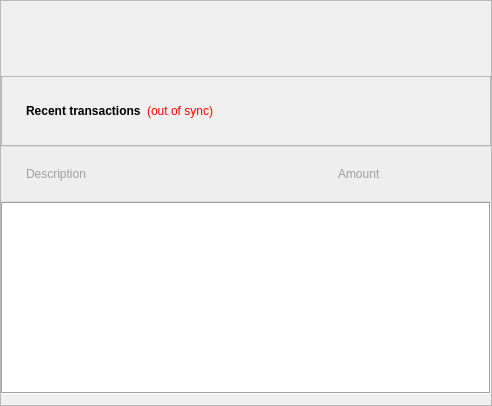
        <widget class="QFrame" name="frame_2">
         <property name="styleSheet">
          <string notr="true"/>
         </property>
         <property name="frameShape">
          <enum>QFrame::StyledPanel</enum>
         </property>
         <property name="frameShadow">
          <enum>QFrame::Raised</enum>
         </property>
         <layout class="QVBoxLayout" name="verticalLayout">
          <property name="spacing">
           <number>0</number>
          </property>
          <property name="leftMargin">
           <number>0</number>
          </property>
          <property name="topMargin">
           <number>0</number>
          </property>
          <property name="rightMargin">
           <number>0</number>
          </property>
          <item>
           <spacer name="verticalSpacer_3">
            <property name="orientation">
             <enum>Qt::Vertical</enum>
            </property>
            <property name="sizeType">
             <enum>QSizePolicy::Fixed</enum>
            </property>
            <property name="sizeHint" stdset="0">
             <size>
              <width>20</width>
              <height>75</height>
             </size>
            </property>
           </spacer>
          </item>
          <item>
           <widget class="QFrame" name="frame_4">
            <property name="styleSheet">
             <string notr="true"/>
            </property>
            <property name="frameShape">
             <enum>QFrame::StyledPanel</enum>
            </property>
            <property name="frameShadow">
             <enum>QFrame::Raised</enum>
            </property>
            <layout class="QHBoxLayout" name="horizontalLayout_7">
             <property name="leftMargin">
              <number>24</number>
             </property>
             <property name="topMargin">
              <number>24</number>
             </property>
             <property name="rightMargin">
              <number>24</number>
             </property>
             <property name="bottomMargin">
              <number>24</number>
             </property>
             <item>
              <widget class="QLabel" name="label_4">
               <property name="font">
                <font>
                 <weight>75</weight>
                 <bold>true</bold>
                </font>
               </property>
               <property name="text">
                <string>Recent transactions</string>
               </property>
              </widget>
             </item>
             <item>
              <widget class="QLabel" name="labelTransactionsStatus">
               <property name="cursor">
                <cursorShape>WhatsThisCursor</cursorShape>
               </property>
               <property name="toolTip">
                <string>The displayed information may be out of date. Your wallet automatically synchronizes with the DWG network after a connection is established, but this process has not completed yet.</string>
               </property>
               <property name="styleSheet">
                <string notr="true">QLabel { color: red; }</string>
               </property>
               <property name="text">
                <string notr="true">(out of sync)</string>
               </property>
               <property name="alignment">
                <set>Qt::AlignRight|Qt::AlignTrailing|Qt::AlignVCenter</set>
               </property>
              </widget>
             </item>
             <item>
              <spacer name="horizontalSpacer">
               <property name="orientation">
                <enum>Qt::Horizontal</enum>
               </property>
               <property name="sizeHint" stdset="0">
                <size>
                 <width>253</width>
                 <height>20</height>
                </size>
               </property>
              </spacer>
             </item>
            </layout>
           </widget>
          </item>
          <item>
           <layout class="QHBoxLayout" name="ltTxHeader" stretch="2,1">
            <property name="spacing">
             <number>0</number>
            </property>
            <property name="leftMargin">
             <number>0</number>
            </property>
            <property name="topMargin">
             <number>0</number>
            </property>
            <property name="rightMargin">
             <number>0</number>
            </property>
            <property name="bottomMargin">
             <number>0</number>
            </property>
            <item>
             <widget class="QFrame" name="frmTxDesc">
              <property name="styleSheet">
               <string notr="true">background-color: #eee; border-top: 1px solid #ddd; border-bottom: 1px solid #ddd;</string>
              </property>
              <property name="frameShape">
               <enum>QFrame::StyledPanel</enum>
              </property>
              <property name="frameShadow">
               <enum>QFrame::Plain</enum>
              </property>
              <layout class="QHBoxLayout" name="horizontalLayout_6">
               <property name="leftMargin">
                <number>24</number>
               </property>
               <property name="topMargin">
                <number>20</number>
               </property>
               <property name="bottomMargin">
                <number>20</number>
               </property>
               <item>
                <widget class="QLabel" name="lblTxDesc">
                 <property name="styleSheet">
                  <string notr="true">border: none; color: #9f9f9f</string>
                 </property>
                 <property name="text">
                  <string>Description</string>
                 </property>
                </widget>
               </item>
              </layout>
             </widget>
            </item>
            <item>
             <widget class="QFrame" name="frmTxAmt">
              <property name="enabled">
               <bool>true</bool>
              </property>
              <property name="sizePolicy">
               <sizepolicy hsizetype="Preferred" vsizetype="Preferred">
                <horstretch>0</horstretch>
                <verstretch>0</verstretch>
               </sizepolicy>
              </property>
              <property name="styleSheet">
               <string notr="true">background-color: #eee; border-top: 1px solid #ddd; border-bottom: 1px solid #ddd;</string>
              </property>
              <property name="frameShape">
               <enum>QFrame::StyledPanel</enum>
              </property>
              <property name="frameShadow">
               <enum>QFrame::Plain</enum>
              </property>
              <layout class="QHBoxLayout" name="horizontalLayout_3">
               <property name="topMargin">
                <number>20</number>
               </property>
               <property name="bottomMargin">
                <number>20</number>
               </property>
               <item>
                <widget class="QLabel" name="lblTxAmt">
                 <property name="styleSheet">
                  <string notr="true">border: none; color: #9f9f9f</string>
                 </property>
                 <property name="text">
                  <string>Amount</string>
                 </property>
                </widget>
               </item>
              </layout>
             </widget>
            </item>
           </layout>
          </item>
          <item>
           <widget class="QListView" name="listTransactions">
            <property name="styleSheet">
             <string notr="true">border-left: 1px solid #ddd;</string>
            </property>
            <property name="frameShape">
             <enum>QFrame::Box</enum>
            </property>
            <property name="frameShadow">
             <enum>QFrame::Sunken</enum>
            </property>
            <property name="lineWidth">
             <number>1</number>
            </property>
            <property name="verticalScrollBarPolicy">
             <enum>Qt::ScrollBarAsNeeded</enum>
            </property>
            <property name="horizontalScrollBarPolicy">
             <enum>Qt::ScrollBarAlwaysOff</enum>
            </property>
            <property name="autoScrollMargin">
             <number>0</number>
            </property>
            <property name="selectionMode">
             <enum>QAbstractItemView::NoSelection</enum>
            </property>
           </widget>
          </item>
         </layout>
        </widget>
